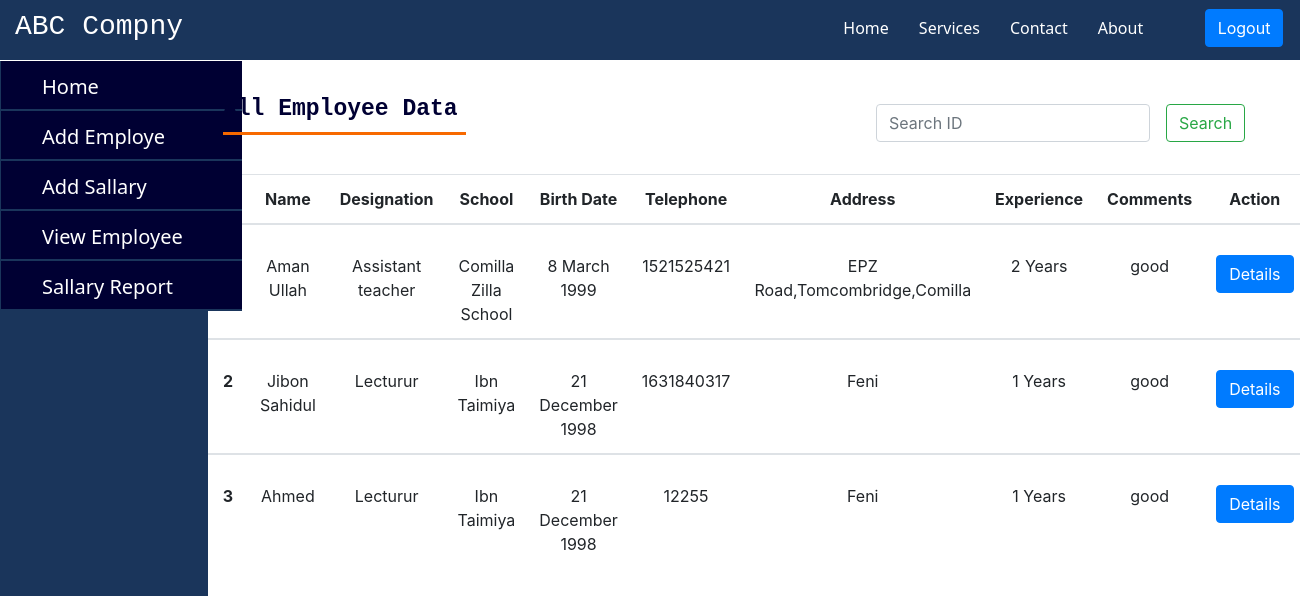
The page /home.php?&&page=view_employee on the database its author committed.
### tables this page shows
CREATE TABLE `add_employee` (
  `Id:` varchar(50) NOT NULL,
  `name:` text NOT NULL,
  `designation:` text NOT NULL,
  `school_name:` text NOT NULL,
  `birth_date` varchar(50) NOT NULL,
  `number` int(12) NOT NULL,
  `email` varchar(50) NOT NULL,
  `address` varchar(250) NOT NULL,
  `edu_qualification` varchar(250) NOT NULL,
  `job_experience` varchar(50) NOT NULL,
  `publications` varchar(50) NOT NULL,
  `outstanding_quality` varchar(50) NOT NULL,
  `comment` varchar(100) NOT NULL
);

### view_employee.php (the view, shortened to what this page needs)
<?php
$servername = "localhost";
$username = "root";
$password = "";
$dbname="payroll";
$conn = new mysqli($servername, $username, $password);
$conn->select_db($dbname);
?>
<!DOCTYPE html>
<html lang="en">
	<head>
		<link rel="stylesheet" href="https://stackpath.bootstrapcdn.com/bootstrap/4.3.1/css/bootstrap.min.css">
	</head>
	<body>
		<div class="container"></div><br><br>
		<div class="container">
			<div class="heading">
				<div class="row">
					<div class="col-md-3">
						<div class="heading1">
							<h4>All Employee Data</h4>
						</div>
					</div>
					<div class="col-md-4"></div>
					<div class="col-md-5">
						<nav class="navbar navbar-light bg-#2C363C;">
							<form class="form-inline" method="post">
								<input class="form-control mr-sm-3" type="search" placeholder="Search ID" name="id" aria-label="Search">
								<button class="btn btn-outline-success my-2 my-sm-0" type="submit" name="search">Search</button>
							</form>
						</nav>
					</div>
				</div>
			</div>
		</div><br>
		<table class="table table-hover" style="text-align: center;" >
			<thead>
				<tr>
					<th scope="col">ID</th>
					<th scope="col">Name</th>
					<th scope="col">Designation</th>
					<th scope="col">School</th>
					<th scope="col">Birth Date</th>
					<th scope="col">Telephone</th>
					<th scope="col">Address</th>
					<th scope="col">Experience</th>
					<th scope="col">Comments</th>
					<th scope="col">Action</th>
				</tr>
			</thead>
			<?php
				$query="SELECT * FROM `add_employee`";
				$result_query=$conn->query($query);
				while ($fetch_result=$result_query->fetch_array())
					{
			?>
			<tbody>
				<tr>
					<th scope="row" style="padding-top: 29px;"><?php print $fetch_result[0]?></th>
					<td style="padding-top: 29px;"><?php print $fetch_result[1]?></td>
					<td style="padding-top: 29px;"><?php print $fetch_result[2]?></td>
					<td style="padding-top: 29px;"><?php print $fetch_result[3]?></td>
					<td style="padding-top: 29px;"><?php print $fetch_result[4]?></td>
					<td style="padding-top: 29px;"><?php print $fetch_result[5]?></td>
					<td style="padding-top: 29px;"><?php print $fetch_result[7]?></td>
					<td style="padding-top: 29px;"><?php print $fetch_result[9]?></td>
					<td style="padding-top: 29px;"><?php print $fetch_result[12]?></td>
					<td style="padding-top: 29px;">
						<a href="home.php?&&page=prfl&&id=<?php print $fetch_result[0]?>"><button class="btn btn-primary" action="prfl.php" value="<?php print $fetch_result[0]?>">Details</button></a>
					</td>
				</tr>
			</tbody>
			<?php
			}
			?>
		</table>
	</body>
</html>

### home.php (style rules this page uses)
.btn { margin-top: 1px; }

### view_employee.php (style rules this page uses)
.heading1 { border-bottom: 3px solid #F76900; }
.heading1 h4 { color: #000033; font-weight:bold; font-family: monospace; font-size: 23px; }

### rows shown on the page
add_employee: value "Aman Ullah", value "Assistant teacher", value "Comilla Zilla School", birth_date "8 March 1999", number "1521525421", address "EPZ Road,Tomcombridge,Comilla", job_experience "2 Years", comment "good", $fetch_result[0] 1 (drawn)
add_employee: value "2", value "Jibon Sahidul", value "Lecturur", value "Ibn Taimiya", birth_date "21 December 1998", number "1631840317", address "Feni", job_experience "1 Years", comment "good"
add_employee: value "3", value "Ahmed", value "Lecturur", value "Ibn Taimiya", birth_date "21 December 1998", number "12255", address "Feni", job_experience "1 Years", comment "good"
